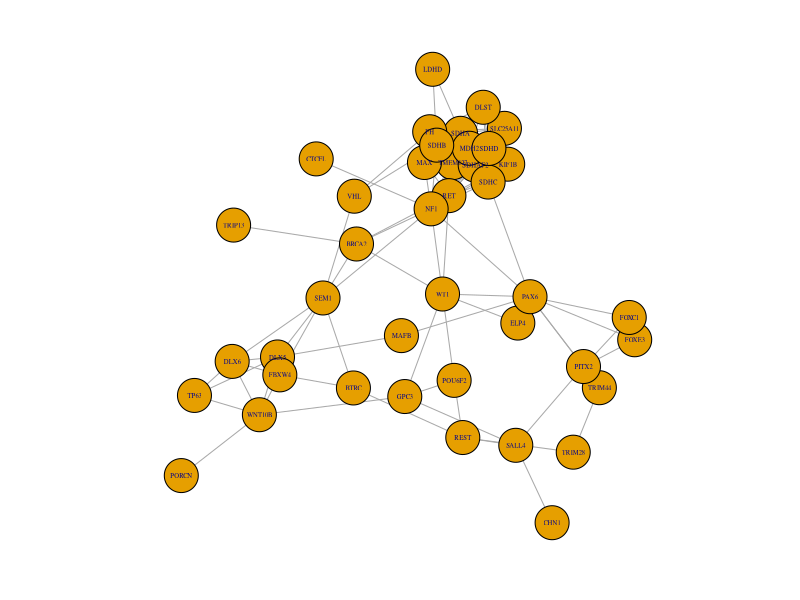
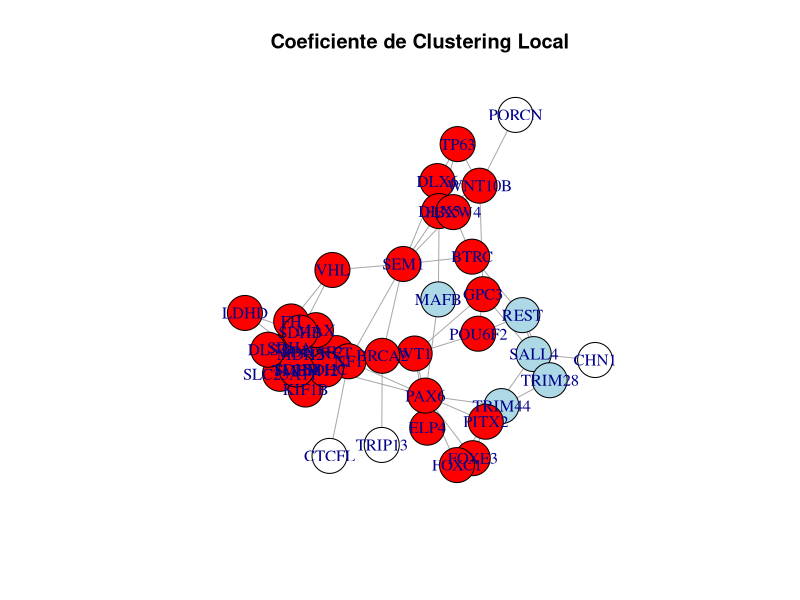
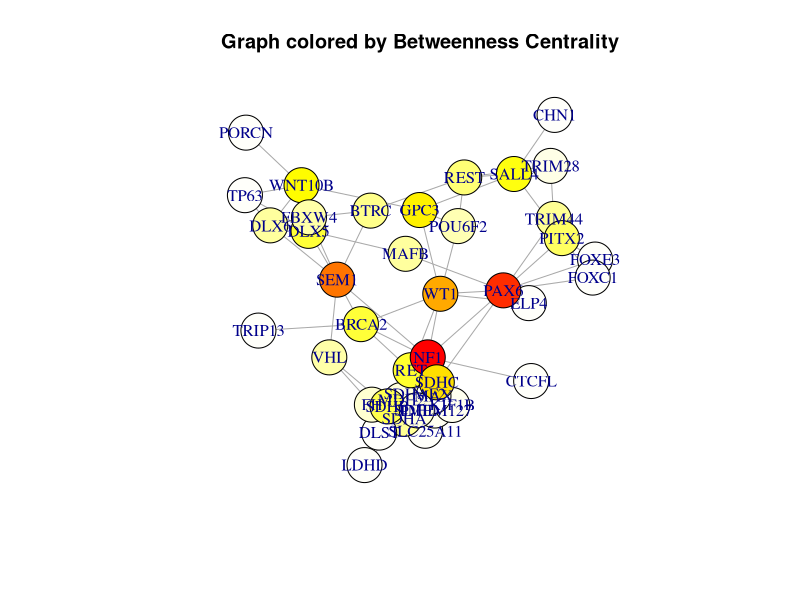

R code for these plots, in order:
# Importamos la librería y cargamos los datos del tsv
library(igraph)
genes <- read.table("../results/genes_filtrados.txt", sep = '\t', header = FALSE, stringsAsFactors = FALSE)
grafo <- graph_from_data_frame(genes, directed=F)
# Mostramos la red
par(cex = 0.4)
plot(grafo)

# Comprobamos que no hay ningun nodo sin conexión.
cat("¿Están todos los nodos conectados?: ", is_connected(grafo), "\n")

# Comprobamos que no es dirigido
cat("¿El grafo es dirigido?: ", is_directed(grafo), "\n")

##COEFICIENTE CLUSTERING LOCAL
# Calcular el coeficiente de clustering por nodo
vertex_clustering <- transitivity(grafo, type = "local")
# Visualizar la red con coeficiente de clustering - si los vecinos estan conectadas, se visualiza en rojo!
V(grafo)$color <- ifelse(vertex_clustering > 0, "red", "lightblue")
set.seed(321)
if (!dir.exists("../results/resultados_igraph")) {
  dir.create("../results/resultados_igraph")
}
png("../results/resultados_igraph/redClustering.png", width = 800, height = 600)
plot(grafo, vertex.size = 20, main = "Coeficiente de Clustering Local")
dev.off()

# Visualizar la tabla de valores y guardar el resultado
vertex_names <- V(grafo)$name
tabla_clustering <- data.frame(
  Nombre = vertex_names,
  Coef.Clustering = vertex_clustering,
  row.names = NULL
)
print('Los coeficientes de clustering de cada nodo son:')
tabla_clustering
write.table(tabla_clustering, "../results/resultados_igraph/coefClustering.txt", sep = "\t", row.names = FALSE, quote = FALSE)

##COEFICIENTE CLUSTERING GLOBAL
global_clustering <- transitivity(grafo, type = "global")
cat("Global Clustering Coefficient:", global_clustering, "\n")

##Grado centralidad: numero de conexiones de cada gen
degree_centrality <- degree(grafo)
# Guardar el resultado
tabla_degree <- data.frame(
  Nombre = vertex_names,
  GradoCentralidad = degree_centrality,
  row.names = NULL
)
print('Los grados de centralidad de cada nodo son:')
tabla_degree
write.table(tabla_degree, "../results/resultados_igraph/gradoCentralidad.txt", sep = "\t", row.names = FALSE, quote = FALSE)

# Centralidad de cercanía: Mide la distancia promedio entre un nodo y todos los demás nodos
closeness_centrality <- closeness(grafo)
tabla_cercania <- data.frame(
  Nombre = vertex_names,
  DistCercania = closeness_centrality,
  row.names = NULL
)
print('La distancia promedio de cercanía de cada nodo son:')
tabla_cercania

# Conectividad:Mide la fortaleza de la conexión en el grafo.
connectivity <- edge_density(grafo)
cat("Conectividad:", connectivity, "\n")

## Centralidad de la intermediación: cuántas veces un nodo actúa como “puente” o intermediario entre otros nodos
betweenness_centrality <- betweenness(grafo)
# Normalize the betweenness values
betweenness_normalized <- (betweenness_centrality - min(betweenness_centrality)) / 
  (max(betweenness_centrality) - min(betweenness_centrality))
png("../results/resultados_igraph/redBetweenness.png", width = 800, height = 600)
plot(grafo, 
     vertex.size = 20, 
     vertex.color = heat.colors(100, rev=TRUE)[round(betweenness_normalized * 99) + 1],
     main = "Graph colored by Betweenness Centrality")
dev.off()
tabla_betweenness <- data.frame(
  Nombre = vertex_names,
  IndiceIntermediacion = betweenness_normalized,
  row.names = NULL
)
print('Los indices de betweenness de cada nodo son:')
tabla_betweenness
write.table(tabla_betweenness, "../results/resultados_igraph/indiceBetweenness.txt", sep = "\t", row.names = FALSE, quote = FALSE)

##MODULARIDAD
modularity_value <- modularity(cluster_louvain(grafo))
cat("Modularidad de la red:", modularity_value, "\n")

##DENSIDAD Y DISPERSION
density <- edge_density(grafo)
sparsity <- 1 - density
cat("Densidad de la red:", density, "\n")
cat("Dispersión de la red:", sparsity, "\n")

##CALCULO LONGITUDES
average_path_length <- mean_distance(grafo)
cat("Promedio de longitud de camino: ", average_path_length, "\n")
##DIAMETRO
diameter_modular <- diameter(grafo)
cat("Diámetro de la red: ", diameter_modular, "\n")

##Asortatividad de Grado y homofilia
assortativity_coeff <- assortativity_degree(grafo)
cat("Coeficiente asortatividad:", assortativity_coeff, "\n")

## Filtrar nodos que cumplen con los parametros(percentil 0.8 en degree, percentil 0.8 en betweenness, clustering menor a 0.5)
degree_threshold <- quantile(degree_centrality, 0.6)
betweenness_threshold <- quantile(betweenness_normalized, 0.8)
selected_nodes <- which(
  degree_centrality >= degree_threshold &          # Percentil 0.6 en degree
    betweenness_normalized >= betweenness_threshold & # Percentil 0.8 en betweenness
    vertex_clustering < 0.5                          # Clustering menor a 0.5
)
# Mostrar nodos seleccionados
print("Nodos seleccionados:")
print(selected_nodes)
